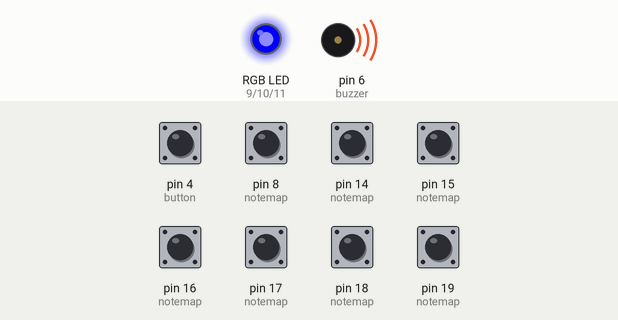
The sketch below on a simulated Arduino Uno, built with avr-gcc and run on an emulated ATmega328P. On the bench: an RGB LED mixed from three pins (HIGH = lit), buzzer (waves = sounding). Inputs (shaded band) come from the test bench; at power-on: pin 4 (button), pin 8 (notemap), pin 14 (notemap), pin 15 (notemap), pin 16 (notemap), pin 17 (notemap), pin 18 (notemap), pin 19 (notemap) HIGH.

Above: at 1.3 s.
1.4 s: pin 4 (button) pulled LOW for 1 s
At 2.2 s:
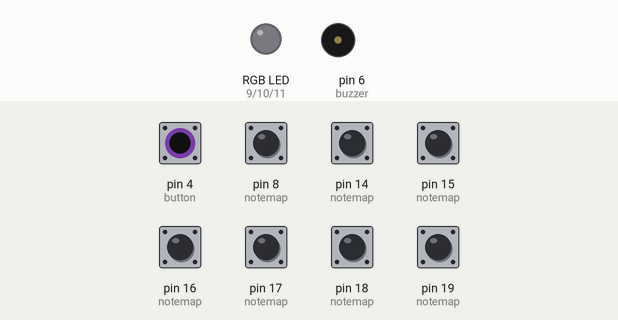
At 12.0 s:
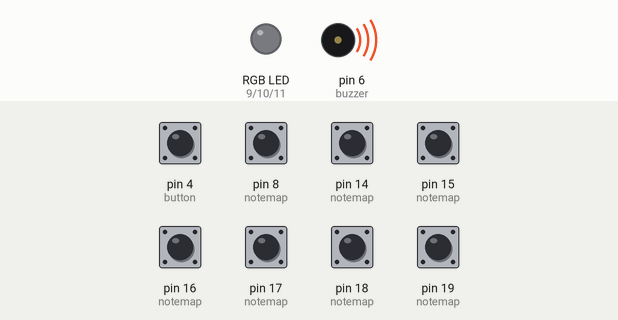
Timing chart, 0 to 12.3 s (numbered marks = the images above; inputs shaded):
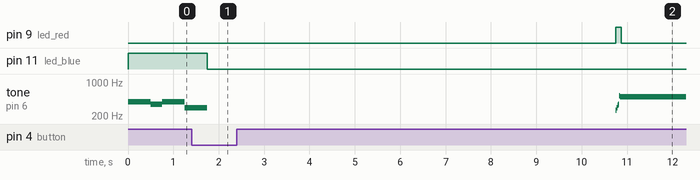

Measured:
- after the input at 1.4 s, pin 11 (led_blue): HIGH → LOW after 0.35 s instead of 1.9 s
- by itself, tone on pin 6 (buzzer): plays 262 Hz for 0.02 s, 294 Hz for 0.02 s, 330 Hz for 0.02 s, 349 Hz for 0.02 s, 523 Hz for 0.02 s, 494 Hz for 1.4 s

The sketch:

test.ino
```cpp
const int servo = 5;
const int buzzer = 6;
const int button = 4;

const int led_red = 9;
const int led_green = 10;
const int led_blue = 11;

#define NOTE_C4 262
#define NOTE_D4 294
#define NOTE_E4 330
#define NOTE_F4 349
#define NOTE_G4 392
#define NOTE_A4 440
#define NOTE_B4 494

#define NOTE_C5 523
#define NOTE_D5 587
#define NOTE_E5 659
#define NOTE_F5 698
#define NOTE_G5 784
#define NOTE_A5 880
#define NOTE_B5 988

int notemap[][3] = {
    {14, NOTE_C4, false},
    {15, NOTE_D4, false},
    {16, NOTE_E4, false},
    {17, NOTE_F4, false},
    {18, NOTE_G4, false},
    {19, NOTE_C5, false},
    {8, NOTE_B4, false},
};

const int ladder[][2] = {
    {NOTE_C4, 125},
    {NOTE_D4, 125},
    {NOTE_E4, 125},
    {NOTE_F4, 125},
    {NOTE_G4, 125},
    {NOTE_A4, 125},
    {NOTE_B4, 125},
};

int song[][2] = {
    {NOTE_G4, 125},
    {NOTE_G4, 125},
    {NOTE_F4, 125},
    {NOTE_G4, 250},
    {NOTE_D4, 250},
    {NOTE_D4, 125},
    {NOTE_G4, 125},
    {NOTE_C5, 125},
    {NOTE_B4, 125},
    {NOTE_G4, 250},
};

void setup()
{
  pinMode(button, INPUT_PULLUP);
  pinMode(buzzer, OUTPUT);
  pinMode(led_red, OUTPUT);
  pinMode(led_green, OUTPUT);
  pinMode(led_blue, OUTPUT);

  for (int i = 0; i < 7; i++)
  {
    pinMode(notemap[i][0], INPUT_PULLUP);
  }
}

static bool played = false;
static bool freeplay = false;
static bool buttonPressed = false;
static int noteIndex = 0;

void loop()
{
  if (!played && !freeplay)
    playSong();

  if (!digitalRead(button) && !buttonPressed)
  {
    buttonEvent();
  }

  if (digitalRead(button))
    buttonPressed = false;

  for (int i = 0; i < 7; i++)
  {
    if (notemap[i][2])
    {
      if (!digitalRead(notemap[i][0]))
      {
        notemap[i][2] = false;
        noTone(buzzer);
      }
      else
        return;
    }
  }

  for (int i = 0; i < 7; i++)
  {
    if (digitalRead(notemap[i][0]))
    {
      notemap[i][2] = true;
      playNote(i);
    }
  }
}

void playNote(int x)
{
  tone(buzzer, notemap[x][1], 0);

  if (freeplay)
    return;

  // Wrong note.
  if (notemap[x][1] != song[noteIndex][0])
  {
    noteIndex = 0;
    rgbLed(255, 0, 0);
    delay(20);
    rgbLed(0, 0, 0);
    return;
  }
  else
  {
    // Finished puzzle.
    if (noteIndex == (sizeof(song) / sizeof(*song)) - 1)
    {
      rgbLed(0, 255, 0);
      open();
      freeplay = true;
      noteIndex = 0;
      return;
    }

    noteIndex += 1;
  }
}

void rgbLed(int r, int g, int b)
{
  digitalWrite(led_red, r);
  digitalWrite(led_green, g);
  digitalWrite(led_blue, b);
}

void buttonEvent()
{
  buttonPressed = true;
  // restart song.
  rgbLed(0, 255, 255);
  delay(1000);
  if (digitalRead(button))
  {
    rgbLed(0, 0, 0);
    played = false;
    return;
  }

  // switch mode.
  delay(1000);
  freeplay = !freeplay;
  noteIndex = 0;

  if (freeplay)
  {
    rgbLed(255, 0, 255);
  }
  else
    rgbLed(0, 0, 0);

  delay(1000);
  return;
}

void playSong()
{
  rgbLed(0, 0, 255);
  const int totalNotes = (sizeof(song) / sizeof(*song));
  for (int i = 0; i < totalNotes; i++)
  {

    if (!digitalRead(button))
    {
      played = true;
      rgbLed(0, 0, 0);
      delay(9000);
      return;
    }

    int currentNote = song[i][0];
    float wait = song[i][1] / .5;
    if (currentNote != 0)
    {
      tone(buzzer, currentNote, wait);
    }
    else
    {
      noTone(buzzer);
    }
    delay(wait);
  }
  rgbLed(0, 0, 0);

  played = true;
}

void open()
{
}
```
